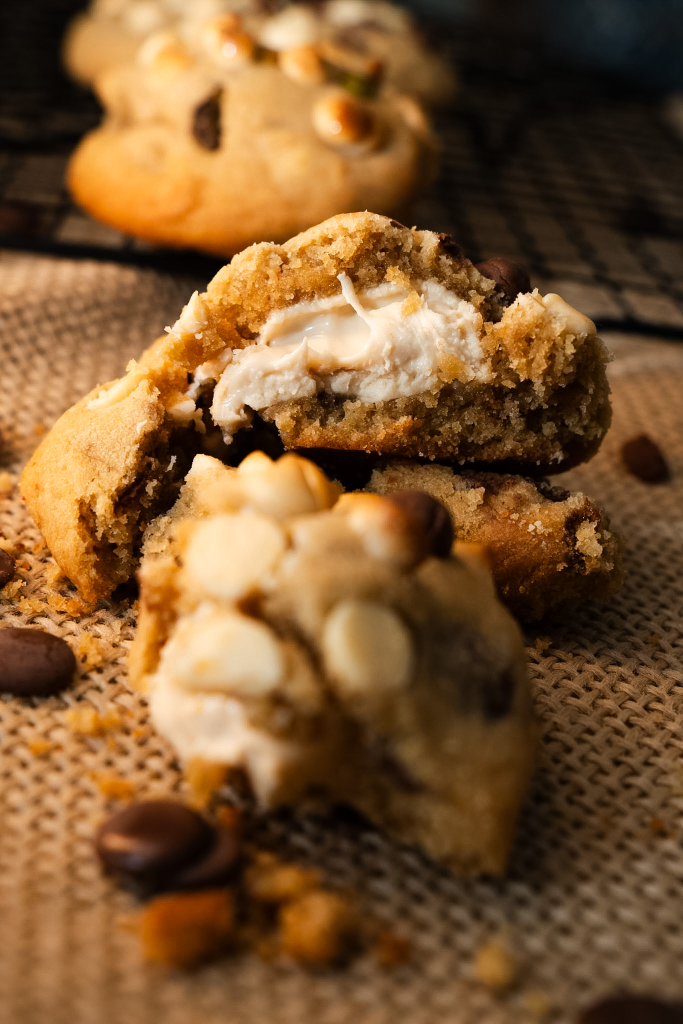
#> input picture cookies-land-bakery/fotos/cookies/vic04260_1Lawgc.jpg, 1365 x 2048 px, found by its file name (shown at 1/2 size)
$ python exemplo_novembro_prep.py
#> lines starting #> are read from the running program, lines starting #| are printed output that depends on the picture
import pathlib
from PIL import Image, ImageOps, ImageFilter, ImageEnhance
try:
    import pillow_heif; pillow_heif.register_heif_opener()
#> (this line was passed over: pillow_heif is not available in this run)
except Exception:
    pass
B = pathlib.Path('/home/claude/social-midias/cookies-land-bakery/fotos')
N = pathlib.Path('/home/claude/social-midias/cookies-land-bakery/fotos-natal')  # fotos próprias de Natal
P = pathlib.Path('/home/claude/social-midias/cookies-land-bakery/_kit/prep')

def prep(src, nome, crop=None, minimo=0):
#> called with nome = 'c_nutella_aberto', minimo = 0
    im = ImageOps.exif_transpose(Image.open(src)).convert('RGB')
#> im is the input picture: PIL image 1365x2048 RGB; mean R, G, B 125.1, 87.8, 49.3
    if crop:
        w, h = im.size; im = im.crop((int(crop[0]*w), int(crop[1]*h), int(crop[2]*w), int(crop[3]*h)))
    # tirar o amarelado de leve
    r, g, b = im.split(); b = b.point(lambda v: min(255, int(v*1.04))); r = r.point(lambda v: int(v*.985)); im = Image.merge('RGB', (r, g, b))
#> after `r, g, b = im.split()`:
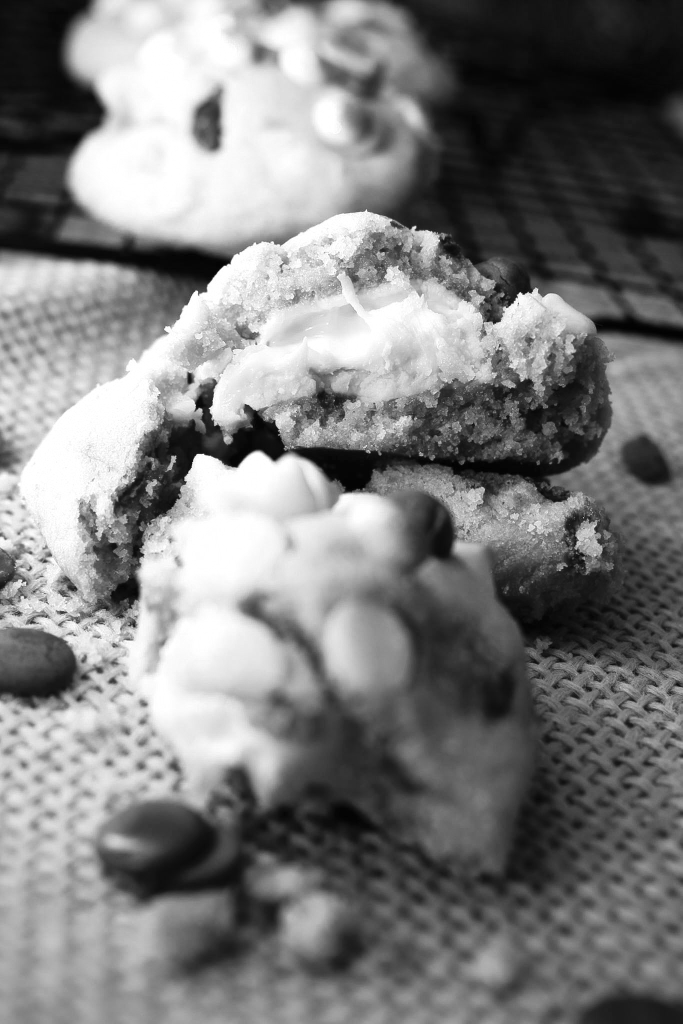
#> r: PIL image 1365x2048 L (shown at 1/2 size); min 0, max 255, mean 125.1
#> after `r, g, b = im.split()`:
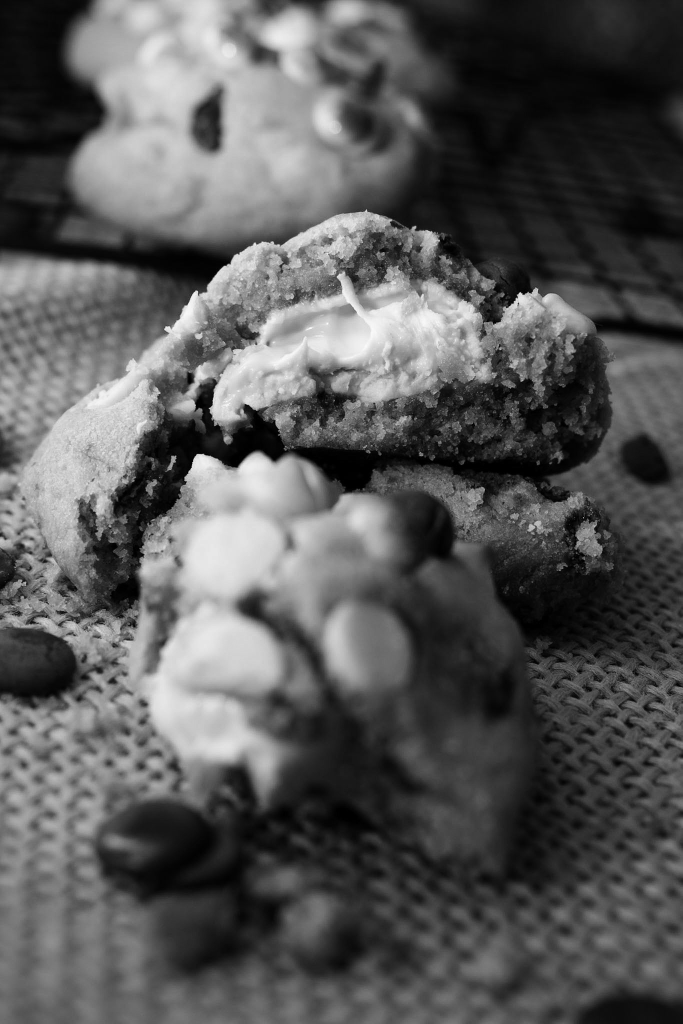
#> g: PIL image 1365x2048 L (shown at 1/2 size); min 0, max 255, mean 87.8
#> after `r, g, b = im.split()`:
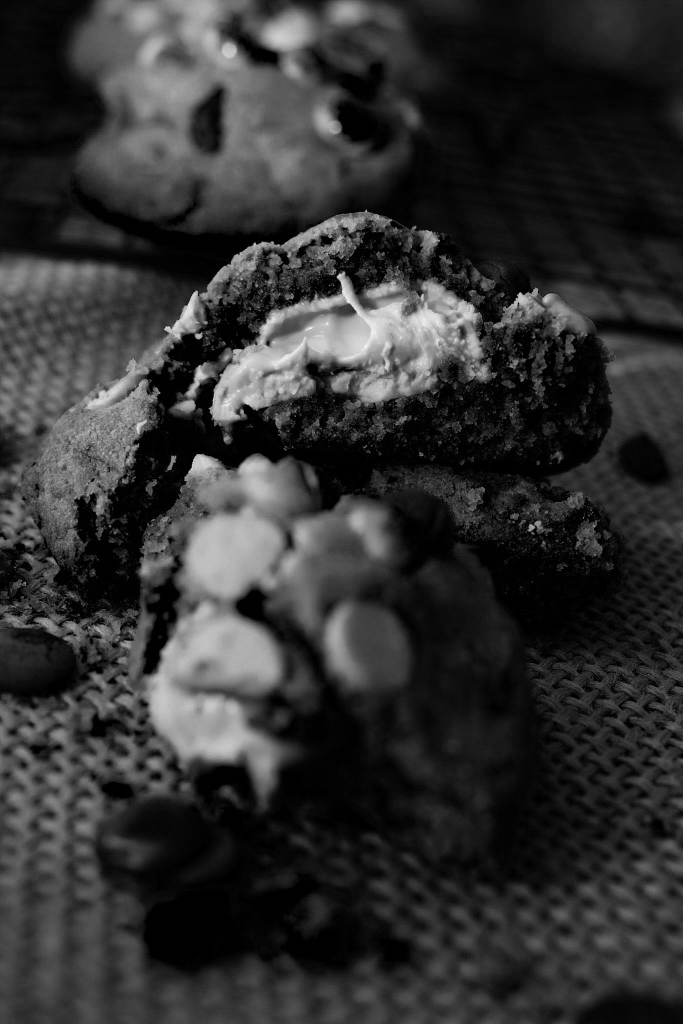
#> b: PIL image 1365x2048 L (shown at 1/2 size); min 0, max 253, mean 49.3
    if max(im.size) > 2000: im.thumbnail((2000, 2000), Image.LANCZOS)
#> im: PIL image 1333x2000 RGB
    if minimo and min(im.size) < minimo:
        k = minimo / min(im.size); im = im.resize((int(im.width*k), int(im.height*k)), Image.LANCZOS)
        im = im.filter(ImageFilter.UnsharpMask(2, 60, 2))
    im.save(P / f'{nome}.jpg', quality=93)

F = {
 'c_nutella_aberto': B/'cookies/vic04260_1Lawgc.jpg',
 'c_trio': B/'cookies/vic04221_1qyoUB.jpg',
 'c_pistache': B/'cookies/vic04265_1lKZHN.jpg',
 'c_aberto2': B/'cookies/vic04253_1YGpfu.jpg',
 'b_pilha': B/'brownies/vic00570_1NuzhO.jpg',
 'b_pilha2': B/'brownies/vic00575_1TkvxG.jpg',
 'b_vitrine': B/'brownies/vic00569_1ttBV_.jpg',
 'naked_frutas': B/'bolo/vic00370_13qHWj.jpg',
 'p_massa_forma': B/'prdoucao-fotos/photo-2026-10-05-22-55-00_1QbVTe.jpg',
 'p_batedor': B/'prdoucao-fotos/photo-2026-10-05-22-55-01-2_1KrgNp.jpg',
 'p_forno': B/'prdoucao-fotos/photo-2026-10-05-22-55-01_15fnES.jpg',
 'p_tigela': B/'prdoucao-fotos/photo-2026-10-05-22-55-02_1JS-pv.jpg',
}
for k, v in F.items(): prep(v, k)
#> pass 2 of the loop `for k, v in F.items(): prep(v, k)`:
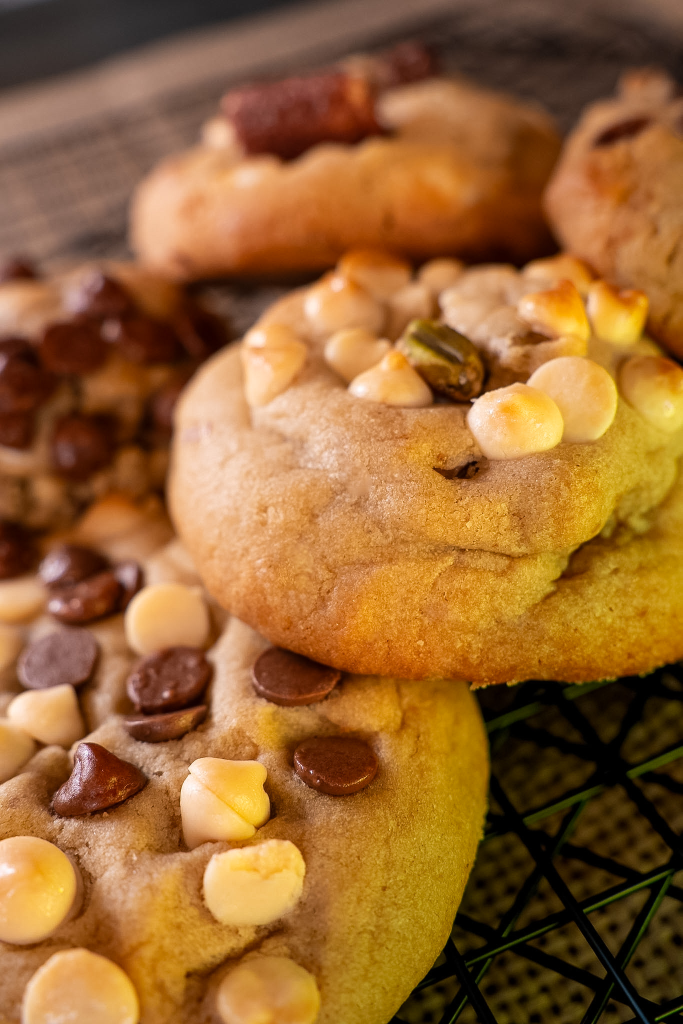
#> input picture cookies-land-bakery/fotos/cookies/vic04221_1qyoUB.jpg, 1365 x 2048 px, found by its file name (shown at 1/2 size)
#> in prep, im is the input picture: PIL image 1365x2048 RGB; mean R, G, B 151.2, 101.6, 50.9
#> in prep (call 2), `r, g, b = im.split()`:
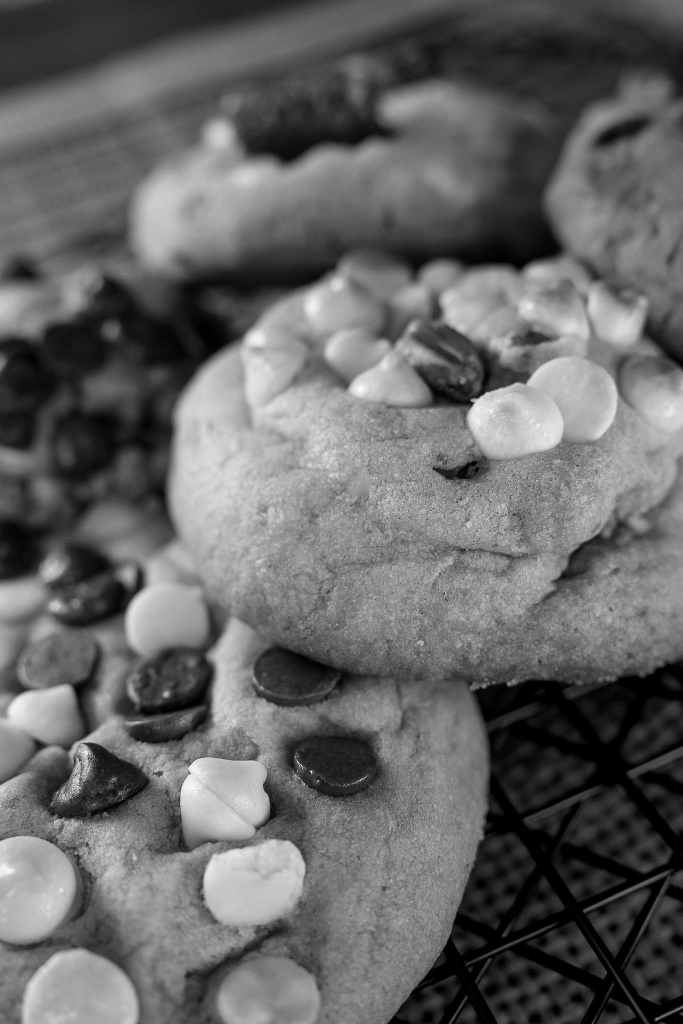
#> g: PIL image 1365x2048 L (shown at 1/2 size); min 0, max 255, mean 101.6
#> in prep (call 2), `r, g, b = im.split()`:
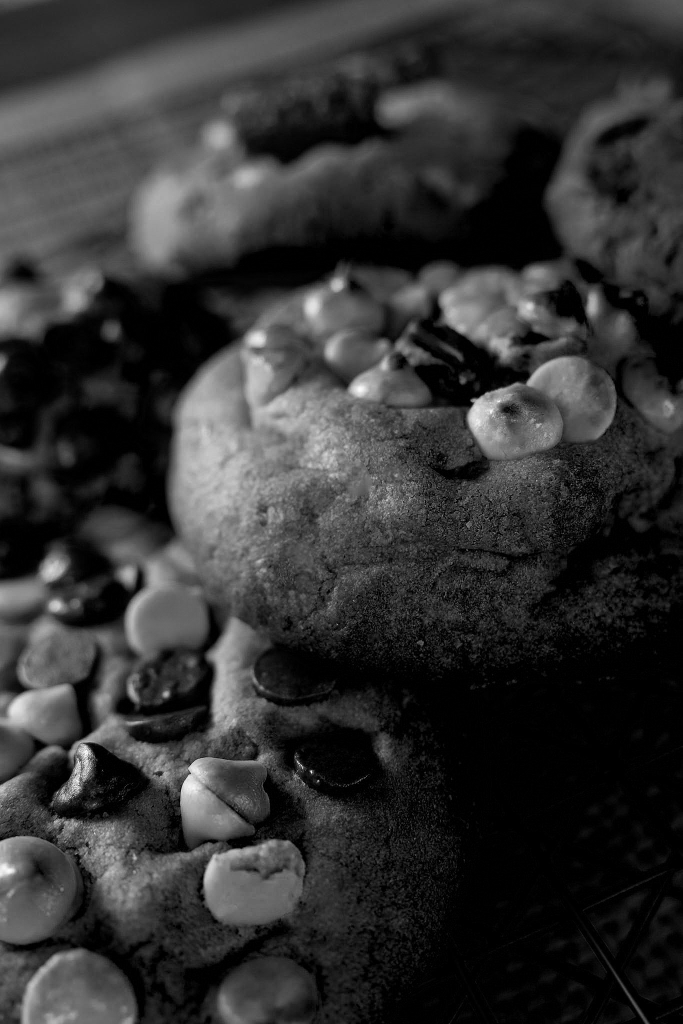
#> b: PIL image 1365x2048 L (shown at 1/2 size); min 0, max 255, mean 50.9
#> pass 3 of the loop `for k, v in F.items(): prep(v, k)`:
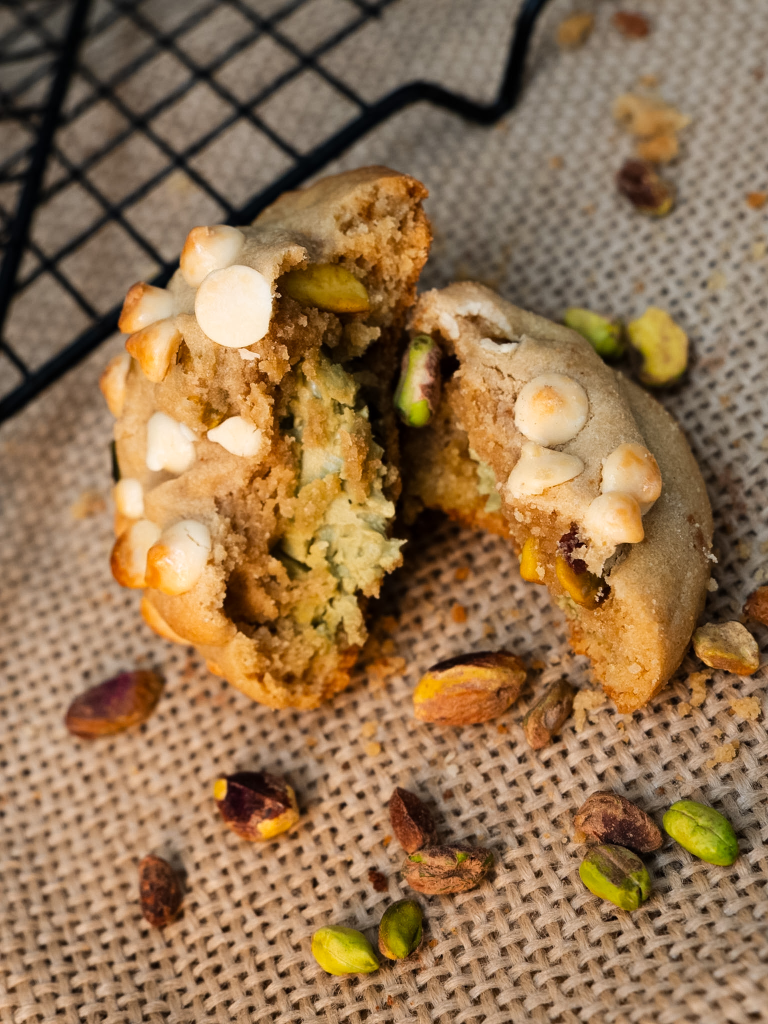
#> input picture cookies-land-bakery/fotos/cookies/vic04265_1lKZHN.jpg, 1536 x 2048 px, found by its file name (shown at 1/2 size)
#> in prep, im is the input picture: PIL image 1536x2048 RGB; mean R, G, B 147, 115.3, 80.9
#> r: PIL image 1536x2048 L
#> in prep (call 3), `r, g, b = im.split()`:
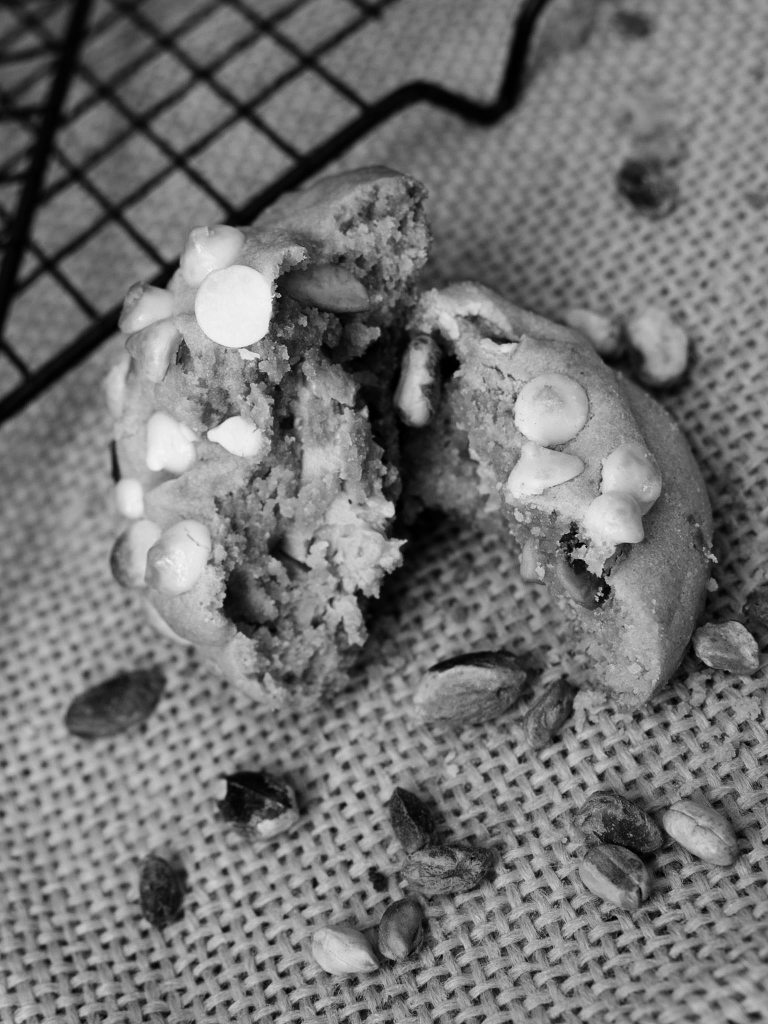
#> g: PIL image 1536x2048 L (shown at 1/2 size); min 0, max 249, mean 115.3
#> in prep (call 3), `r, g, b = im.split()`:
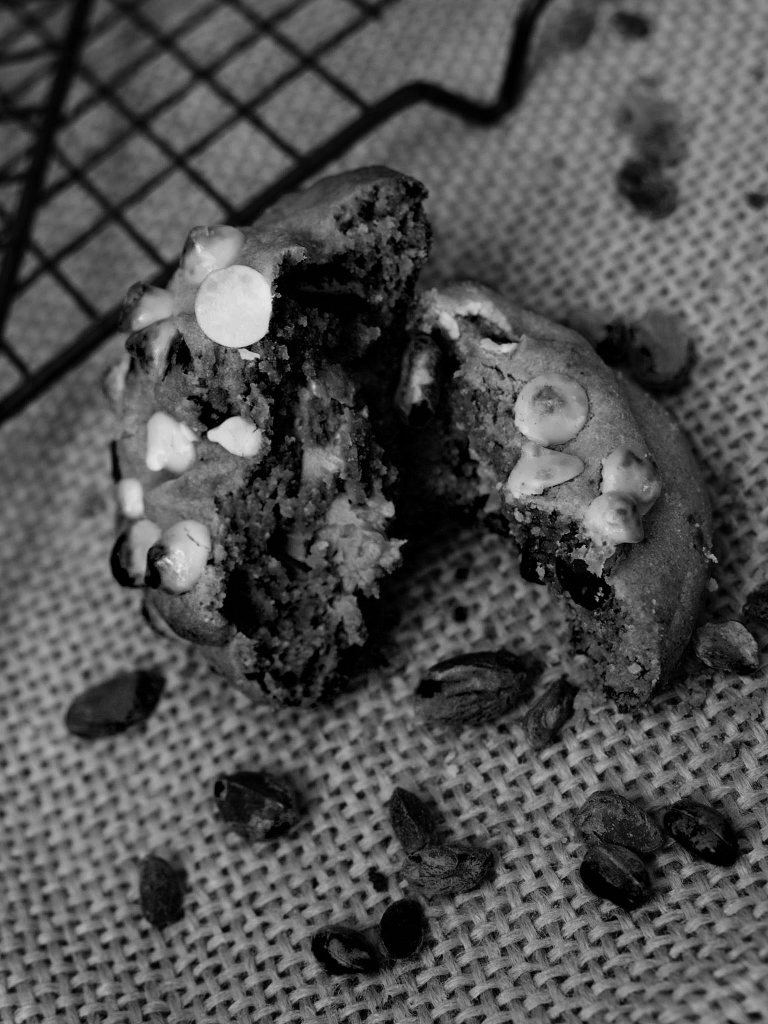
#> b: PIL image 1536x2048 L (shown at 1/2 size); min 0, max 235, mean 80.9
#> (the run stopped early here; a loop or call above may not have finished)
